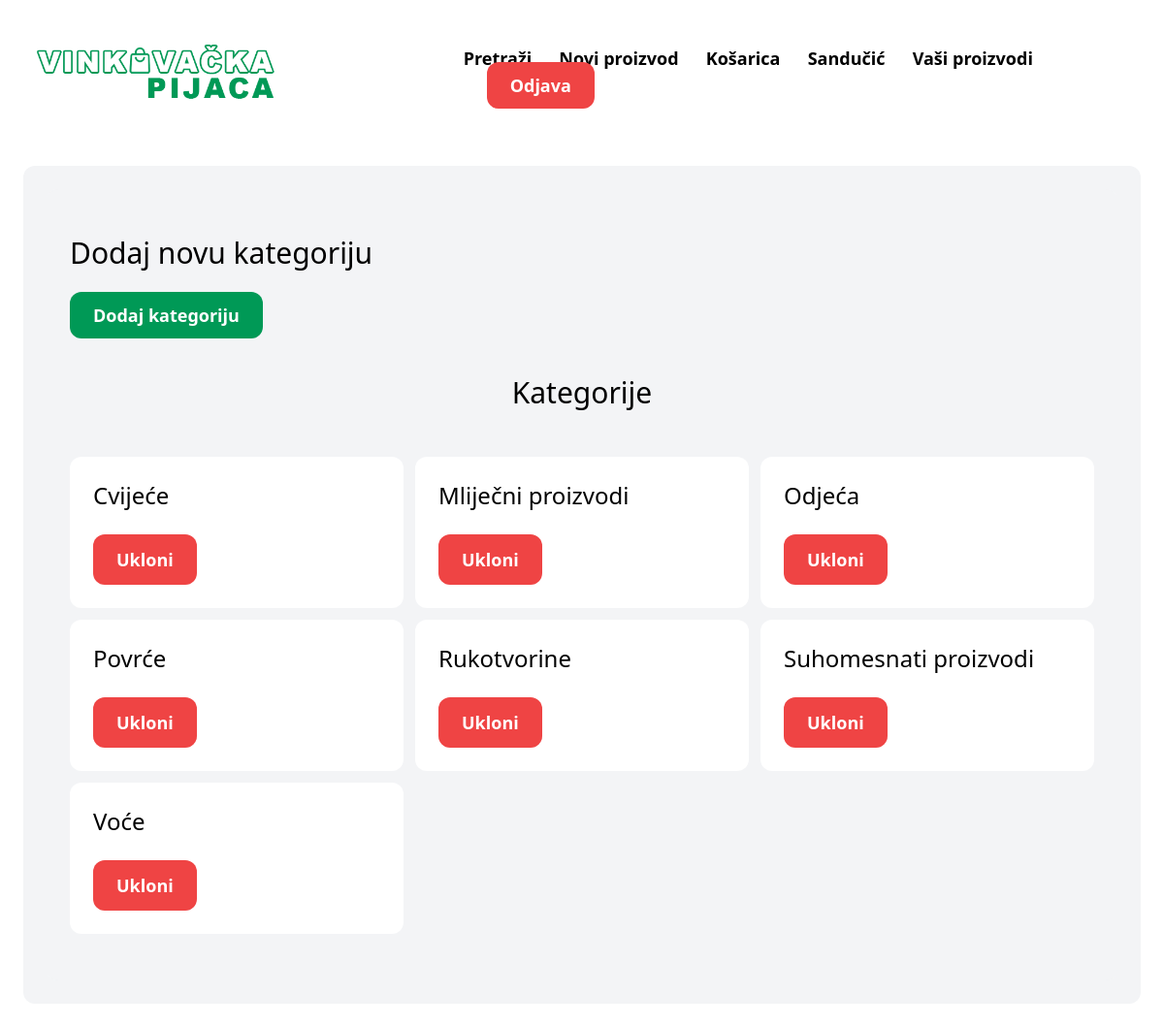
The app's page /categories/ (signed in), older data.
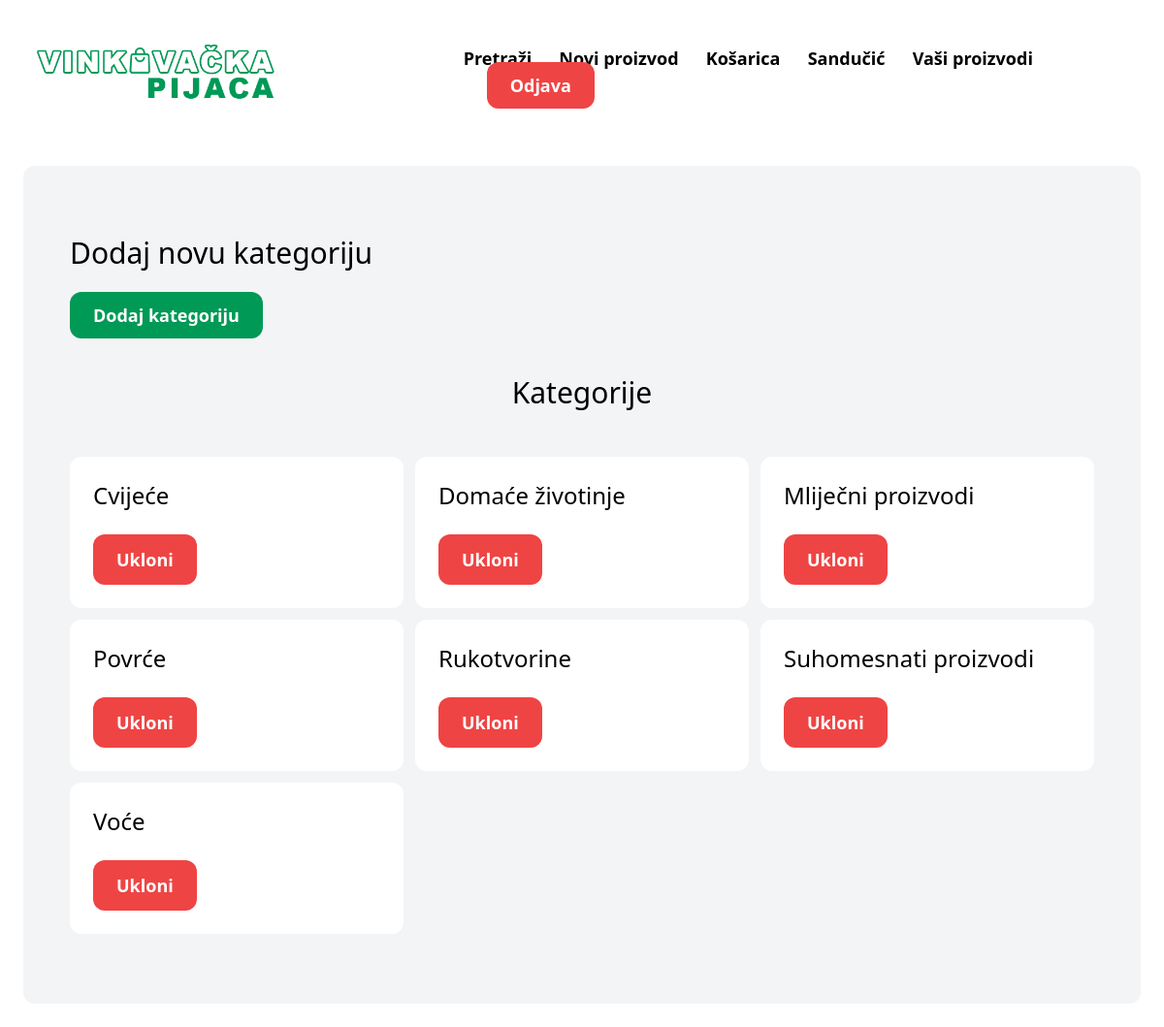
The same page, newer data.
### item/models.py (models this page shows, shortened)
class Category(models.Model):
    naziv = models.CharField(max_length=255)
    class Meta:
        ordering = ('naziv',)
        verbose_name_plural = 'Categories'

### item/views.py (the view)
# urls.py: path('categories/', views.categories, name='categories'),
@login_required
def categories(request):
    categories = Category.objects.all()
    return render(request, 'item/categories.html', {
        'categories': categories,
    })

### item/templates/item/categories.html (shortened to what this page needs)
{% extends 'home/base.html' %}
{% block content %}
<div class="mt-6 px-6 py-6 bg-gray-100 rounded-xl">
    <div class="px-6 py-12 bg-gray-100 rounded-xl">
        <h2 class="mb-8 text-3xl">Dodaj novu kategoriju</h2>
        <a href="{% url 'item:new_category' %}" id="inb" class="px-6 py-3 text-lg font-semibold text-white rounded-xl">Dodaj kategoriju</a>
        <h1 class="mt-12 text-3xl text-center">Kategorije</h1>
        <div class="grid grid-cols-3 gap-3 mt-12">
            {% for category in categories %}
                <div>
                    <a href="{% url 'item:items' %}?category={{ category.id }}">
                        <div class="p-6 bg-white rounded-xl">
                            <h2 class="text-2xl">{{ category.naziv }}</h2>
                            <a href="{% url 'item:delete_category' category.id %}" class="inline-block mt-6 px-6 py-3 text-lg font-semibold bg-red-500 text-white rounded-xl hover:bg-red-700">Ukloni</a>
                        </div>
                    </a>
                </div>
            {% endfor %}
        </div>
    </div>
</div>
{% endblock %}

Row changes from the older to the newer data that the page shows:
removed Category: naziv "Odjeća"
added Category: naziv "Domaće životinje"
